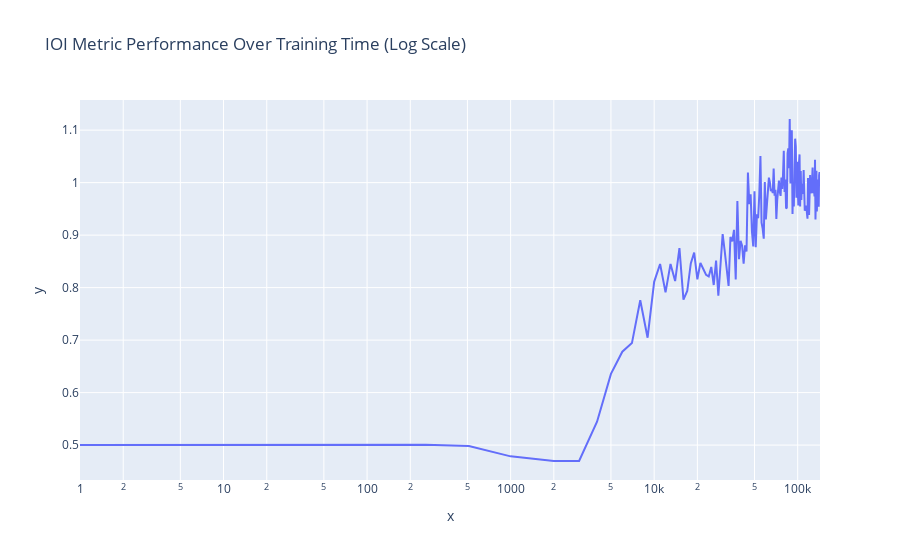

Write notebook code for a chart like this one.
### Markdown cell above
### Overall Performance

### Code cell
line(overall_perf, title="IOI Metric Performance Over Training Time (Log Scale)", x=ckpts, log_x=True)

### Figure 1 — Plotly figure (JSON) as saved in the notebook; plotly's stock layout.template omitted (floating-point values rounded to 4 significant figures; data arrays with more than 128 entries replaced by an {"elided": "..."} marker saying what was removed)
{"data": [{"hovertemplate": "x=%{x}<br>y=%{y}<extra></extra>", "legendgroup": "", "line": {"color": "#636efa", "dash": "solid"}, "marker": {"symbol": "circle"}, "mode": "lines", "name": "", "orientation": "v", "showlegend": false, "type": "scatter", "x": {"elided": "153 int values"}, "xaxis": "x", "y": {"elided": "153 float values"}, "yaxis": "y"}], "layout": {"legend": {"tracegroupgap": 0}, "title": {"text": "IOI Metric Performance Over Training Time (Log Scale)"}, "xaxis": {"anchor": "y", "domain": [0, 1], "title": {"text": "x"}, "type": "log"}, "yaxis": {"anchor": "x", "domain": [0, 1], "title": {"text": "y"}}}}
